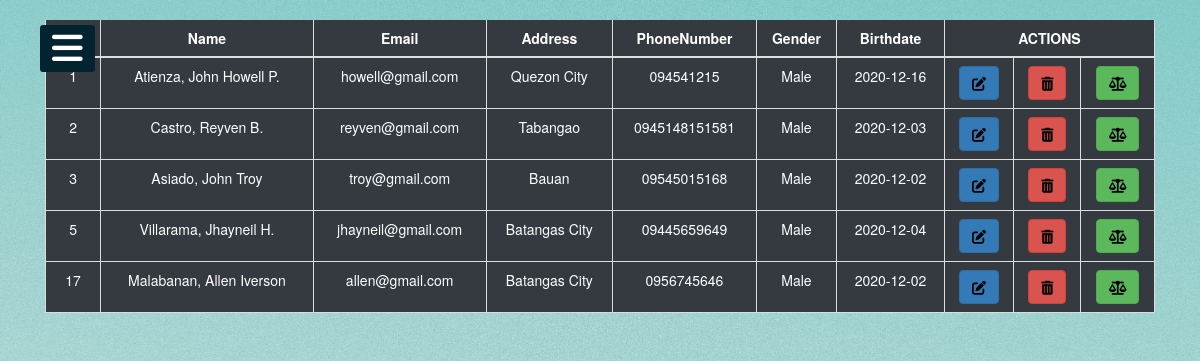
/boardersInfo.php (signed in), run on the app's committed database.
### tables this page shows
CREATE TABLE `data` (
  `id` int(11) NOT NULL,
  `name` varchar(255) NOT NULL,
  `email` varchar(255) NOT NULL,
  `address` varchar(255) NOT NULL,
  `phonenumber` varchar(255) NOT NULL,
  `gender` varchar(255) NOT NULL,
  `birthdate` date NOT NULL,
  `water_bill` varchar(255) NOT NULL DEFAULT '200',
  `electric_bill` varchar(255) NOT NULL DEFAULT '500',
  `rent_bill` varchar(255) NOT NULL DEFAULT '2000'
);

### boardersInfo.php (the view, shortened to what this page needs)
<?php include('server.php');
		include('process.php');
?>
<!DOCTYPE html>
<html>
<head>
			<link rel="stylesheet" type="text/css" href="style.css">
			<link rel="stylesheet" href="https://cdn.jsdelivr.net/npm/bootstrap@4.5.3/dist/css/bootstrap.min.css">
			<link rel="stylesheet" href="https://maxcdn.bootstrapcdn.com/bootstrap/3.4.1/css/bootstrap.min.css">
</head>
<body>
	<label for="check">
		<i class="fas fa-bars" id="btn"></i>
	</label>
<?php
						$mysqli = new mysqli('localhost', 'root', '', 'registration') or die(mysqli_error($mysqli));
?>
			<?php
	$mysqli = new mysqli('localhost', 'root', '', 'registration') or die(mysqli_error($mysqli));
?>
<?php
	$mysqli = new mysqli('localhost', 'root', '', 'registration') or die(mysqli_error($mysqli));
	$result = $mysqli->query("SELECT * FROM data") or die($mysqli->error);
?>
<div class="container">
	<table class="table table-bordered table-dark">
		<thead>
		<tr>
			<th><center><i class="fa fa-id-badge"></i>&nbsp;ID</center></th>
			<th><center>Name</center></th>
			<th><center>Email</center></th>
			<th><center>Address</center></th>
			<th><center>PhoneNumber</center></th>
			<th><center>Gender</center></th>
			<th><center>Birthdate</center></th>
			<th colspan="3"><center>ACTIONS</center></th>
		</tr>
		</thead>
		<?php
	while ($row = $result->fetch_assoc()):
?>
	<tr>
		<td><center><?php echo $row['id'];?></center></td>
		<td><center><?php echo $row['name'];?></center></td>
		<td><center><?php echo $row['email'];?></center></td>
		<td><center><?php echo $row['address'];?></center></td>
		<td><center><?php echo $row['phonenumber'];?></center></td>
		<td><center><?php echo $row['gender'];?></center></td>
		<td><center><?php echo $row['birthdate'];?></center></td>
		<td>
			<center>
			<button type="button" class="btn btn-primary editbtn"><i class="fas fa-edit" style="color: black"></i>
			</button>
		</center>
		</td>
		<td>
			<center>
			<button type="button" class="btn btn-danger deletebtn"><i class="fas fa-trash-alt" style="color: black"></i>
			</button>
		</center>
		</td>
		<td>
			<center>
			<button type="button" class="btn btn-success balancebtn" data-toggle="modal"><i class="fas fa-balance-scale" style="color: black"></i>
		</button>
	</center>
		</td>
	</tr>
<?php
	endwhile;
?>
	</table>
</div>
	<link rel="stylesheet" href="https://maxcdn.bootstrapcdn.com/bootstrap/3.4.1/css/bootstrap.min.css">

### style.css (style rules this page uses)
body { font-family: 'Roboto', sans-serif; }
* { margin: 0px; padding: 0px; }
label #btn,label #cancel { position: absolute; cursor: pointer; background: #042331; border-radius: 3px; }
label #btn { left: 40px; top: 25px; font-size: 35px; color: white; padding: 6px 12px; transition: all .5s; }

### boardersInfo.php (style rules this page uses)
body { background-image:url(back.jpg); background-size: cover; background-attachment: fixed; }

### data on the page
data: id "1", name "Atienza, John Howell P.", email "howell@gmail.com", address "Quezon City", phonenumber "094541215", gender "Male", birthdate "2020-12-16"
data: id "2", name "Castro, Reyven B.", email "reyven@gmail.com", address "Tabangao", phonenumber "0945148151581", gender "Male", birthdate "2020-12-03"
data: id "3", name "Asiado, John Troy", email "troy@gmail.com", address "Bauan", phonenumber "09545015168", gender "Male", birthdate "2020-12-02"
data: id "5", name "Villarama, Jhayneil H.", email "jhayneil@gmail.com", address "Batangas City", phonenumber "09445659649", gender "Male", birthdate "2020-12-04"
data: id "17", name "Malabanan, Allen Iverson", email "allen@gmail.com", address "Batangas City", phonenumber "0956745646", gender "Male", birthdate "2020-12-02"
